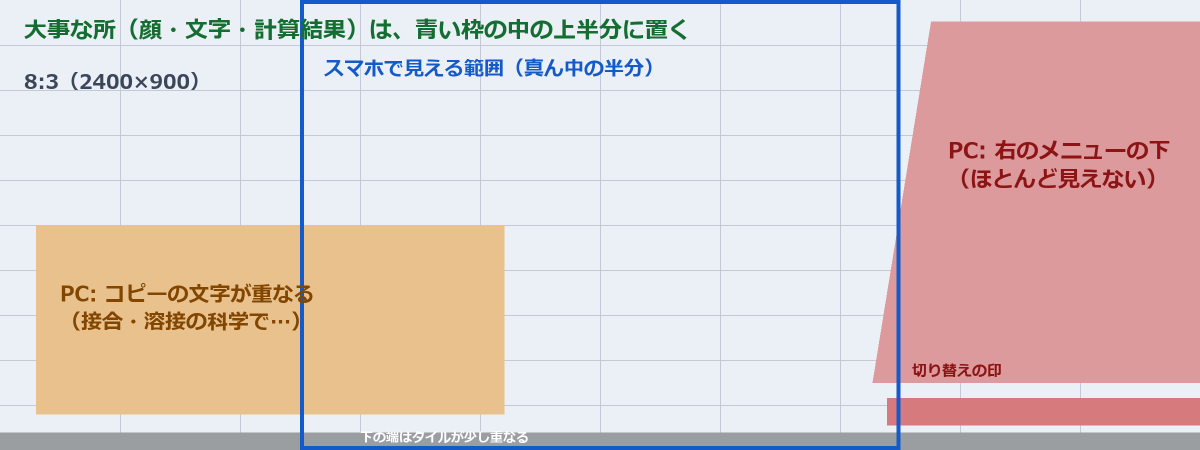
#> input picture _guide/トップの写真の型_8x3.png, 2400 x 900 px (shown at 1/2 size)
$ python '背景を作る.py' 'トップの写真の型_8x3.png'
#> lines starting #> are read from the running program, lines starting #| are printed output that depends on the picture
"""トップの「メニューの左」の写真の後ろに敷く背景（img/〜-bg.jpg）を作る。
写真をそのまま縮めて置き、その右と上下には、写真の縁の色をのばして、写真から離れるほど強くぼかし、帯の紺に寄せて暗くする。
背景の上では、写真の右端（とメニューのガラスの下）がやわらかく消えるので、写真 → 同じ絵のぼけ → 紺 と、つなぎ目なく変わる。
決まり事（css/style.css の .hero__slide.is-collage が、この決まり事で背景を写真にぴったり重ねる）:
  背景の縦横は写真の 1.5 倍。写真は背景の左の端から、上から 1/6 の所に、背景の幅の 2/3 の大きさで置く。
python -X utf8 背景を作る.py <写真> [<写真> ...]          … 〜.jpg の横に 〜-bg.jpg を書く
python -X utf8 背景を作る.py <静止画> --out <背景の名前>  … 動画は、最初のコマと同じ静止画から作り、名前を「動画の名前-bg.jpg」にする
要るもの: Python の numpy と Pillow。"""
import os, sys
import numpy as np
from PIL import Image, ImageFilter

WB = 480            # 背景の中の写真の幅（ぼかすので小さくてよい。帯の上では約2倍に引きのばされる）
S0, SMAX = 1.2, 26  # ぼかしの強さ（背景の画素）。写真の所はわずかに、写真から一番離れた所で最も強く
D_BLUR = 120        # 写真の縁から、ぼかしが最も強くなるまでの距離（背景の画素）
D_DARK = 170        # 写真の縁から、暗さが最も強くなるまでの距離
NAVY = np.array([7, 22, 54], np.float32)   # 帯の地の色（.hero__slides の紺）に寄せる
DARK = .5           # 一番離れた所で、紺をどれだけ混ぜるか


def ease(t):
    """0〜1 をなめらかに（始まりと終わりの傾きが0。段に見えない）"""
    t = np.clip(t, 0, 1)
    return t * t * t * (t * (6 * t - 15) + 10)


def make(src, out):
#> called with src = 'トップの写真の型_8x3.png', out = 'トップの写真の型_8x3-bg.jpg'
    im = Image.open(src).convert('RGB')
#> im is the input picture: PIL image 2400x900 RGB; mean R, G, B 220.4, 204.1, 201.1
    w, h = im.size
#> w = 2400; h = 900
    hb = WB * h / w
#> hb = 180
    Hp = round(hb)
#> Hp = 180
    W, H = round(WB * 1.5), round(hb * 1.5)
#> W = 720; H = 270
    oy = round(hb / 4)
#> oy = 45
    P = np.asarray(im.resize((WB, Hp), Image.LANCZOS), np.float32)
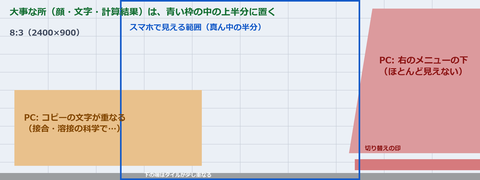
#> P: shape (180, 480, 3) float32; mean R, G, B 220.4, 204.1, 201.1
    # 写真の外は、いちばん近い縁の色をのばす
    ys = np.clip(np.arange(H) - oy, 0, Hp - 1)
#> ys = 270 values from 0 to 179
    xs = np.clip(np.arange(W), 0, WB - 1)
#> xs = 720 values from 0 to 479
    E = P[ys[:, None], xs[None, :]]
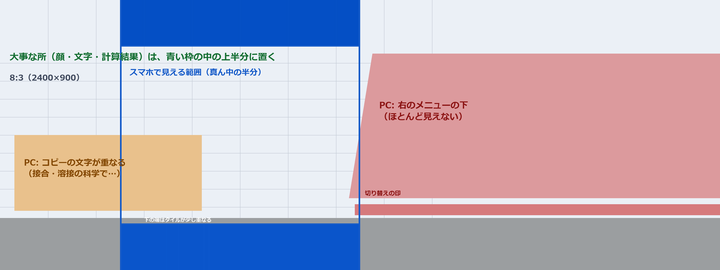
#> E: shape (270, 720, 3) float32; mean R, G, B 190.7, 179.7, 193
    # 写真の縁からの距離
    yy, xx = np.mgrid[0:H, 0:W].astype(np.float32)
    dx = np.maximum(0, xx - (WB - 1))
    dy = np.maximum(0, np.maximum(oy - yy, yy - (oy + Hp - 1)))
    d = np.hypot(dx, dy)
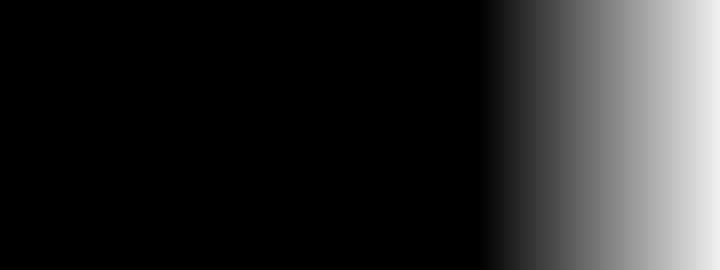
#> dx: shape (270, 720) float32; min 0, max 240, mean 40.2
    # 離れるほど強くぼかす: ぼかしの段をいくつか作り、距離に応じて段の間を混ぜる
    sig = S0 + (SMAX - S0) * ease(d / D_BLUR)
    levels = np.geomspace(S0, SMAX, 14)
    base = Image.fromarray(np.clip(E + .5, 0, 255).astype(np.uint8))
    stack = np.stack([np.asarray(base.filter(ImageFilter.GaussianBlur(s)), np.float32) for s in levels])
    f = np.interp(sig, levels, np.arange(len(levels)))
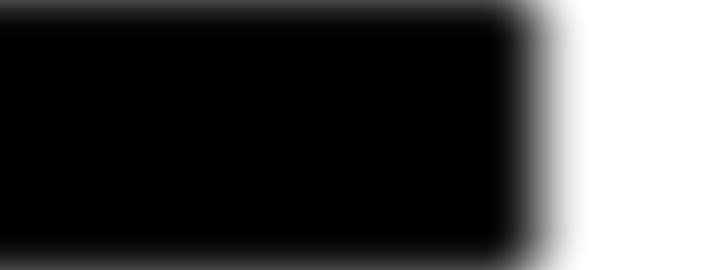
#> sig: shape (270, 720) float32; min 1.2, max 26, mean 8; drawn with min black and max white
    k = np.minimum(np.floor(f).astype(int), len(levels) - 2)
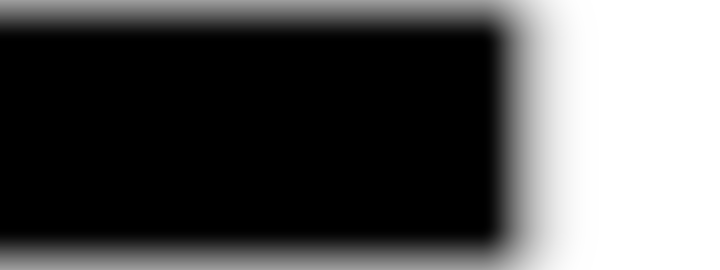
#> f: shape (270, 720) float64; min 1.49e-07, max 13, mean 4.39; drawn with min black and max white
    t = (f - k)[..., None]
    out_img = np.take_along_axis(stack, k[None, ..., None].repeat(3, -1), 0)[0] * (1 - t) \
        + np.take_along_axis(stack, (k + 1)[None, ..., None].repeat(3, -1), 0)[0] * t
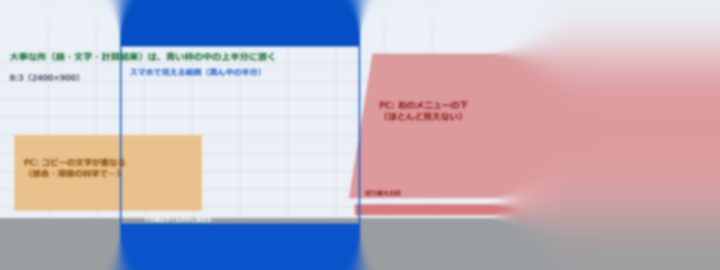
#> out_img: shape (270, 720, 3) float64; mean of channels 0, 1, 2 190.6, 179.7, 193.1; drawn as R, G, B
    # 離れるほど帯の紺に寄せる
    m = (DARK * ease(d / D_DARK))[..., None]
    out_img = out_img * (1 - m) + NAVY * m
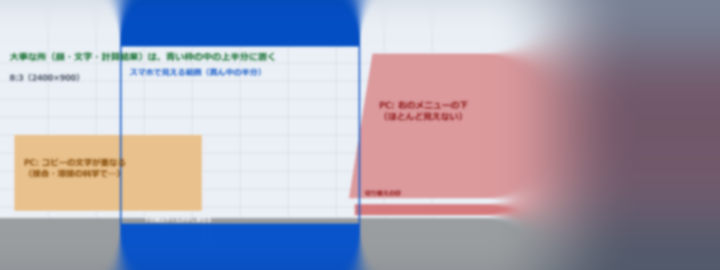
#> out_img: shape (270, 720, 3) float64; mean of channels 0, 1, 2 168, 162.7, 179.1; drawn as R, G, B
    # 段（バンディング）が出ないよう、ごく小さなゆらぎを足してから8ビットに
    rng = np.random.default_rng(1)
    out_img = out_img + rng.uniform(-.5, .5, out_img.shape)
    Image.fromarray(np.clip(out_img + .5, 0, 255).astype(np.uint8)).save(out, 'JPEG', quality=82, progressive=True, optimize=True)
    print(out, (W, H), '写真', (WB, Hp), '上の余白', oy)
#| トップの写真の型_8x3-bg.jpg (720, 270) 写真 (480, 180) 上の余白 45


if __name__ == '__main__':   # 組み直し.py からも make を使う
    args = sys.argv[1:]
    if '--out' in args:
        i = args.index('--out')
        make(args[0], args[i + 1])
    else:
        for p in args:
            make(p, os.path.splitext(p)[0] + '-bg.jpg')
